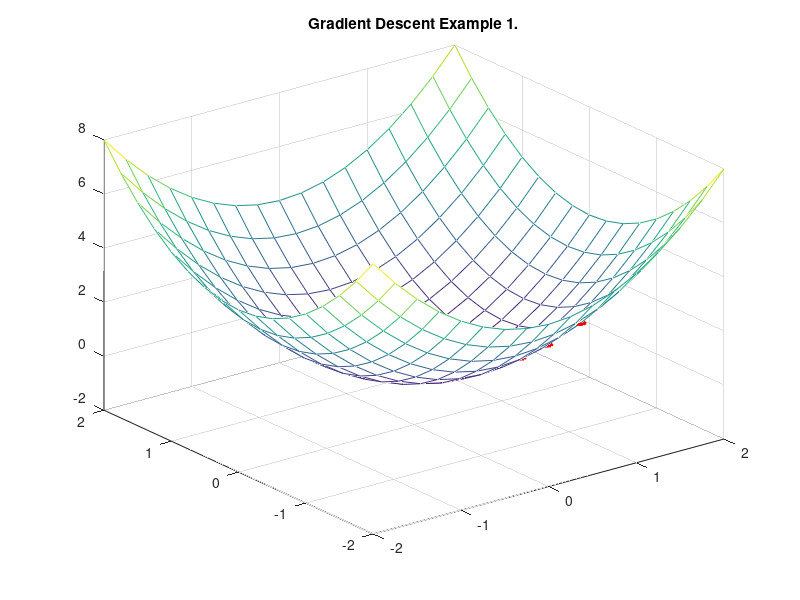

Source code (MATLAB):
1;

# function
f = @(x,y) (x.^2 + y.^2);  # original function

# partial derivatives
px = @(x) (2*x);   # partial derivative with respect to x
py = @(y) (2*y);   # partial derivative with respect to y

# gradient
g = @(x,y) [px(x) py(y)];

# starting point
pt = [.75 -1.5];

# 3D graph axes
x = -2:0.25:2;
y = -2:0.25:2;

global mcolor = [1 0 0; 0 1 0; 0 0 1;1 1 0];
global tcolor = ['r'; 'g'; 'b'; 'y'];

function dot(x,y,z,radius, color)
  [p,q,r] = sphere();
  p = p .* radius;
  q = q .* radius;
  r = r .* radius;
  surf(x+p, y+q, z+r, 'FaceColor', color, 'EdgeColor', color);
end

# plot gradient for a point
function plotgrad(f, px, py, p, c)
  global mcolor tcolor;
  x0 = p(1);
  y0 = p(2);
  gradient = [x0 y0];
  p0 = [x0 y0];
  p1 = p0 + gradient;
  ax = [p0(1), p1(1)];
  ay = [p0(2), p1(2)];
  az = [0,0];
  #plot3(ax,ay,az,tcolor(c), 'linewidth', 2);
  dot(x0, y0, f(x0, y0), .05, mcolor(c,:));
  gradient;
  f(x0, y0);
end

# Plot the original function, a concave 3D parabola
x = -2:0.25:2;
y = -2:0.25:2;
for i=1:size(x,2) 
  for j=1:size(y,2)
    z(i,j) = f(x(i), y(j));
  end
end
#figure('Position',[0,0,400,300]);
mesh(x,y,z); #, 'FaceColor', 'none');
hold on;
#contour(x,y,z);

# iterate step-by-step in the direction towards the minimum
number_of_iterations = 16;
learning_rate = .1;
p = pt;
for k=1:number_of_iterations
  plotgrad(f, px, py, p, 1);
  ptgradient = g(p(1), p(2));
  p = p - (ptgradient * learning_rate);
end

# save
title('Gradient Descent Example 1.')
#print([imagedir 'gradient_descent_example1.png'], '-S400,300');
